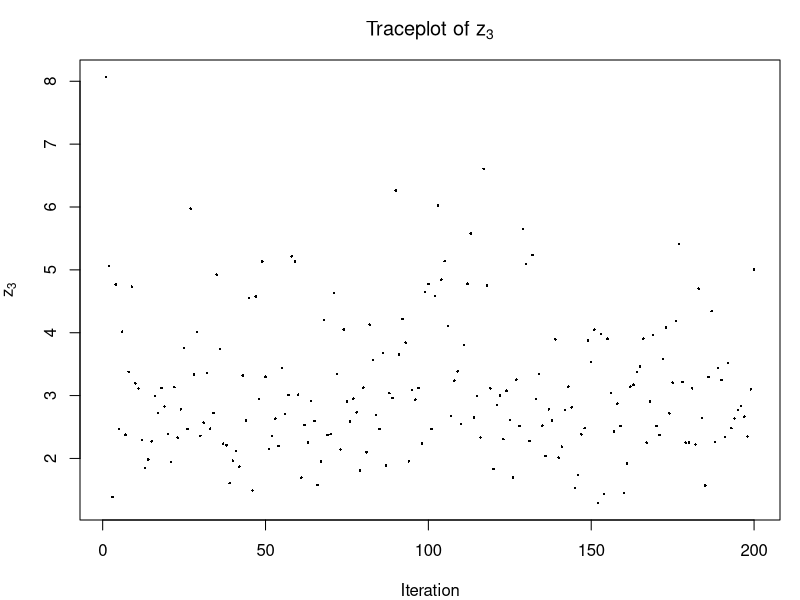
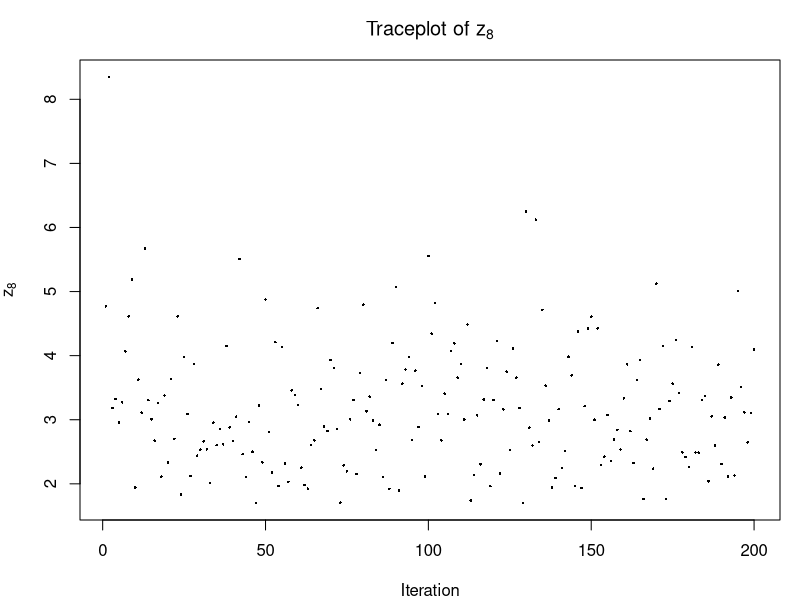
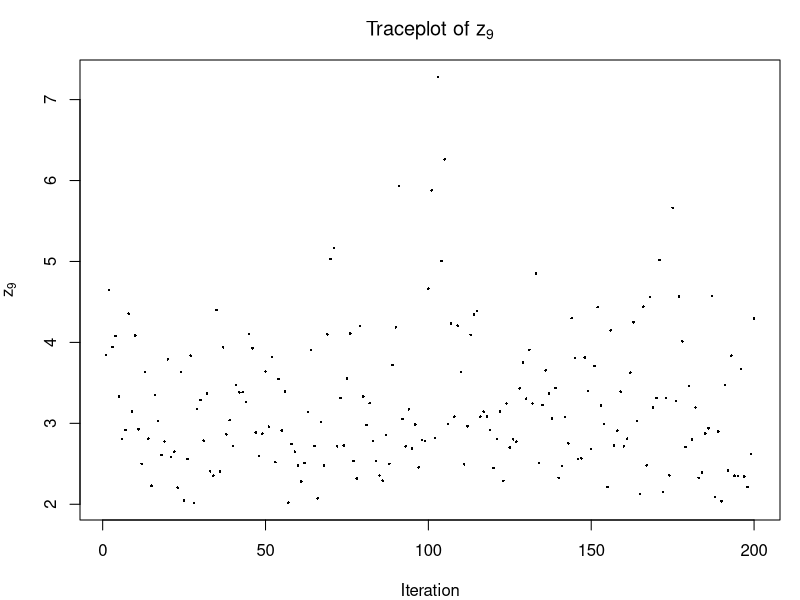
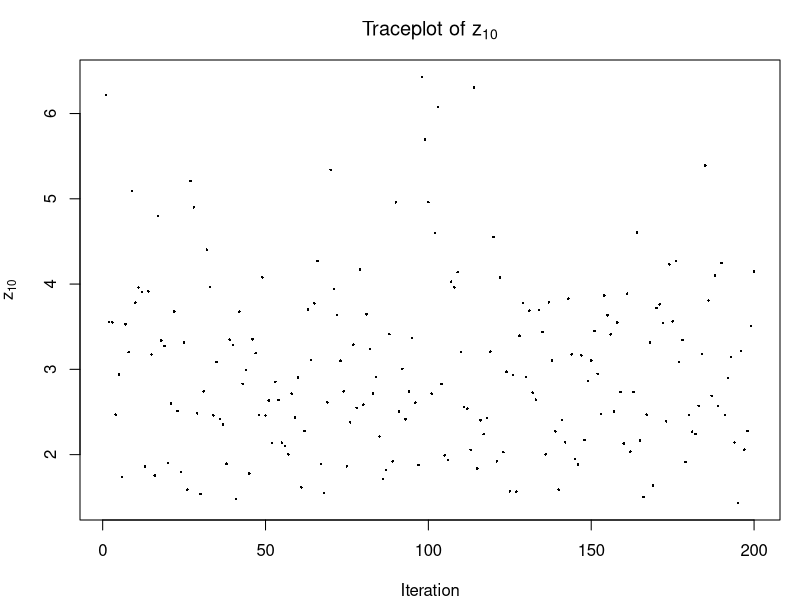
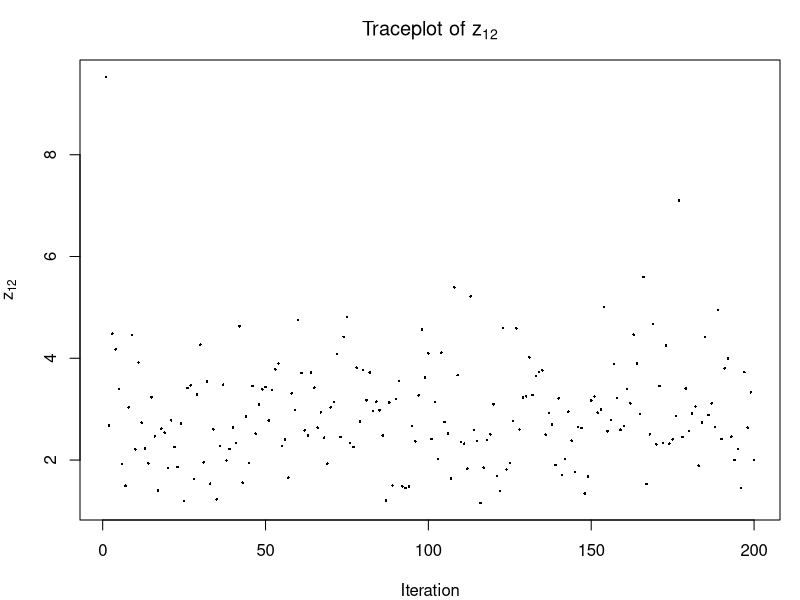
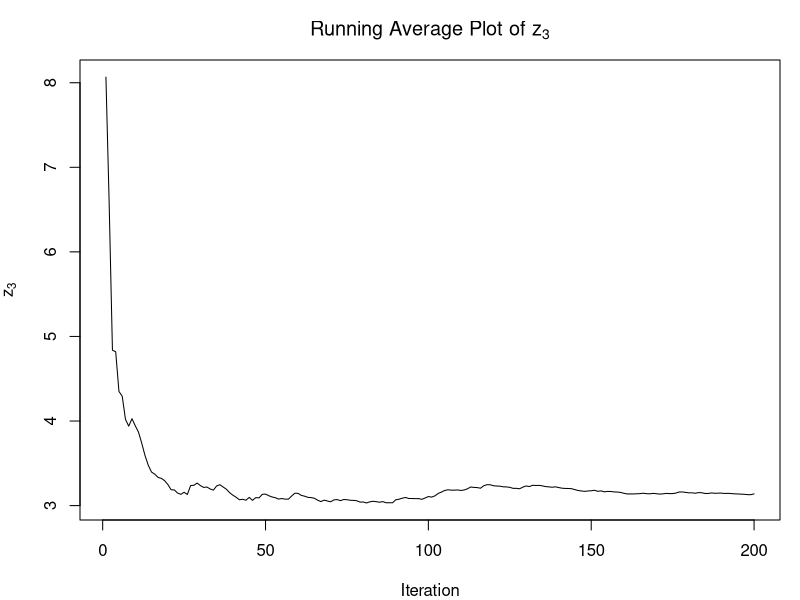
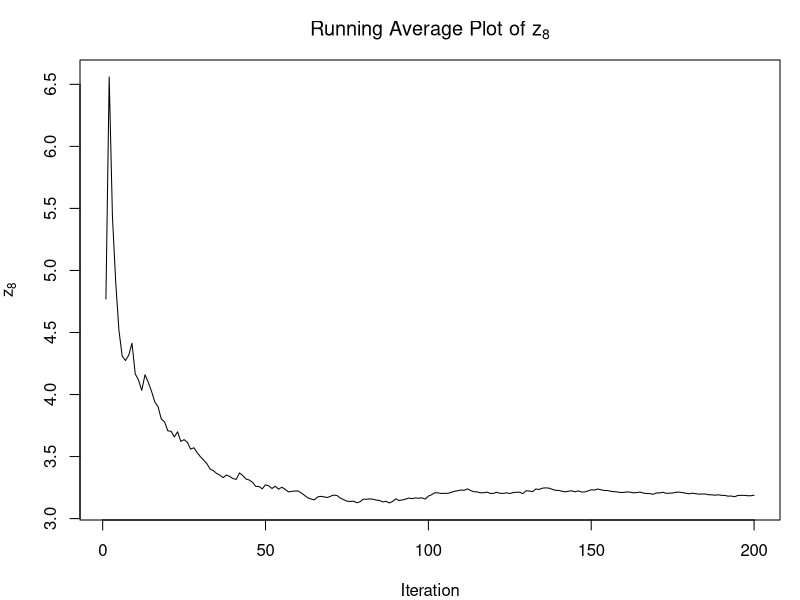
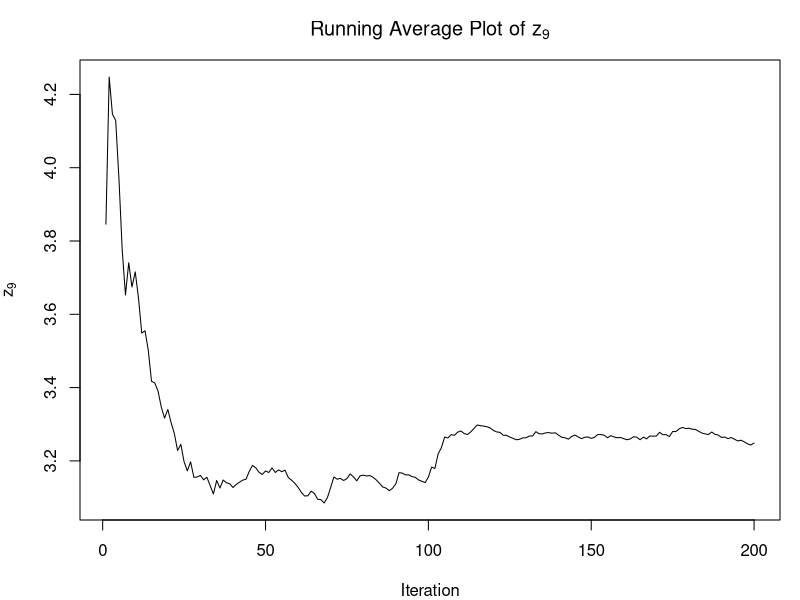

Here is the R script that generated these plots, in order:
## ---- chunk 1
## I used code from class

knitr::opts_chunk$set(cache=TRUE)

# Samples from a truncated gamma with
# truncation (t, infty), shape a, and rate b
# Input: t,a,b
# Output: truncated Gamma(a,b)
sampleTrunGamma <- function(t, a, b){
  p0 <- pgamma(t, shape = a, rate = b)
  # Use the modification of the inverse CD method
  x <- runif(1, min = p0, max = 1)
  y <- qgamma(x, shape = a, rate = b)
  return(y)
}

## ---- chunk 2
# Gibbs sampler
# z is the fully observe data
# c is censored data
# n.iter is number of iterations
# init.theta and init.miss are initial values for sampler
# r,a, and b are fixed parameters
# burnin is number of iterations to use as burnin
sampleGibbs <- 
  function(z, c, n.iter, init.theta, init.miss, r, a, b, burnin = 1){
  z.sum <- sum(z); m <- length(c); n <- length(z) + m
  miss.vals <- init.miss 
  res <- matrix(NA, nrow = n.iter, ncol = 1 + m)
  for (i in 1:n.iter){
    var.sum <- z.sum + sum(miss.vals)
    theta <- rgamma(1, shape = a + n*r, rate = b + var.sum)
    miss.vals <- sapply(c, function(x) {sampleTrunGamma(x, r, theta)})
    res[i,] <- c(theta, miss.vals)
  } 
  return(res[burnin:n.iter,])
} 
## ---- chunk 3
set.seed(5983)
# set parameter values and enter data
r <- 10
a <- 1
b <- 1
z <- c(3.4,2.9,1.4,3.2,1.8,4.6,2.8)
c <- c(1.2,1.7,2.0,1.4,0.6)
n.iter <- 200 # changed this to 200 iters ot match Part A
init.theta <- 1
init.missing <- 
  rgamma(length(c), shape = r, rate = init.theta)
## ---- chunk 4
# run the Gibbs sampler
res <- sampleGibbs(z, c, n.iter, init.theta, init.missing, 
                   r, a, b) 
## ---- chunk 5
# traceplot for censored values
par(mfrow = c(1, 1), mar = c(4, 4, 3, 1))
missing.index <- c(3,8,9,10,12)
for (ind in missing.index){
  x.lab <- bquote(z[.(ind)])
  plot(1:n.iter, res[,which(missing.index == ind) + 1], pch = 16, cex = .35,
       xlab = "Iteration", ylab = x.lab,
       main = bquote(paste("Traceplot of ", .(x.lab))))
}
# running avg plot for censored values
# get running averages
run.avg <- apply(res, 2, cumsum)/(1:n.iter)
par(mfrow = c(1, 1), mar = c(4, 4, 3, 1))  
missing.index <- c(3,8,9,10,12)
for (ind in missing.index){
  x.lab <- bquote(z[.(ind)])
  plot(1:n.iter, run.avg[,which(missing.index == ind) + 1], type = "l",
       xlab = "Iteration", ylab = x.lab,
       main = bquote(paste("Running Average Plot of ", .(x.lab)))) 
}  
## ---- chunk 6
n.iter.new<-10000
# run the Gibbs sampler
res.new <- sampleGibbs(z, c, n.iter.new, init.theta, init.missing, 
                   r, a, b) 
# traceplot for censored values
par(mfrow = c(1, 1), mar = c(4, 4, 3, 1))
missing.index <- c(3,8,9,10,12)
for (ind in missing.index){
  x.lab <- bquote(z[.(ind)])
  plot(1:n.iter.new, res.new[,which(missing.index == ind) + 1], pch = 16, cex = .35,
       xlab = "Iteration", ylab = x.lab,
       main = bquote(paste("Traceplot of ", .(x.lab))))
}
# traceplot for theta 
plot(1:n.iter.new, res.new[,1], pch = 16, cex = .35,
     xlab = "Iteration", ylab = expression(theta),
     main = expression(paste("Traceplot of ", theta)))
# running avg plot for censored values
# get running averages
run.avg <- apply(res.new, 2, cumsum)/(1:n.iter.new)
par(mfrow = c(1, 1), mar = c(4, 4, 3, 1))   
missing.index <- c(3,8,9,10,12)
for (ind in missing.index){
  x.lab <- bquote(z[.(ind)])
  plot(1:n.iter.new, run.avg[,which(missing.index == ind) + 1], type = "l",
       xlab = "Iteration", ylab = x.lab,
       main = bquote(paste("Running Average Plot of ", .(x.lab)))) 
}  
# running avg plot for theta
plot(1:n.iter.new, run.avg[,1], type = "l",
     xlab = "Iteration", ylab = expression(theta),
     main = expression(paste("Running Average Plot of ", theta)))


## ---- chunk 7
# estimated density plot of theta
plot(density(res.new[,1]), xlab = expression(theta), 
     main = expression(paste("Density of ", theta)))
abline(v = mean(res.new[,1]), col = "red")
quantile(res.new[,1], c(0.025, 0.975))
abline(v = 2.60, col = "blue") 
abline(v = 4.08, col = "blue")

# estimate density plot of censored values
## modified class code
### used ChatGPT to debug error

par(mfrow = c(1, 1), mar = c(4, 4, 3, 1))
missing.index <- c(3, 8, 9, 10, 12)

for (ind in missing.index) {
  x.lab <- bquote(z[.(ind)])
  draws <- res.new[, which(missing.index == ind) + 1]

  plot(density(draws),
       xlab = x.lab, ylab = "Density",
       main = bquote(paste("Density of ", .(x.lab))))

  # posterior mean
  abline(v = mean(draws), col = "red")

  # equal-tailed 95% credible interval
  ci <- quantile(draws, c(0.025, 0.975))
  abline(v = ci, col = "blue", lty = 2)

  print(ci)
}

par(mfrow = c(1, 1)) 
## ---- chunk 8
# set new parameter values and enter data
b.new <- 100

init.theta <- 1
init.missing <- 
  rgamma(length(c), shape = r, rate = init.theta)
# run the Gibbs sampler
res.d <- sampleGibbs(z, c, n.iter.new, init.theta, init.missing, 
                   r, a, b.new) 

# estimated density plot of theta
plot(density(res.d[,1]), xlab = expression(theta), 
     main = expression(paste("Density of ", theta)))
abline(v = mean(res.d[,1]), col = "red")
quantile(res.d[,1], c(0.025, 0.975))
abline(v = 6.30, col = "blue") 
abline(v = 8.36, col = "blue")

# estimate density plot of censored values
## modified class code
### used ChatGPT to debug error

par(mfrow = c(1, 1), mar = c(4, 4, 3, 1))
missing.index <- c(3, 8, 9, 10, 12)

for (ind in missing.index) {
  x.lab <- bquote(z[.(ind)])
  draws <- res.d[, which(missing.index == ind) + 1]

  plot(density(draws),
       xlab = x.lab, ylab = "Density",
       main = bquote(paste("Density of ", .(x.lab))))

  # posterior mean
  abline(v = mean(draws), col = "red")

  # equal-tailed 95% credible interval
  ci <- quantile(draws, c(0.025, 0.975))
  abline(v = ci, col = "blue", lty = 2)

  print(ci)
}

par(mfrow = c(1, 1), mar = c(4, 4, 3, 1))

# set new parameter values and enter data
a.new <- 100

init.theta <- 1
init.missing <- 
  rgamma(length(c), shape = r, rate = init.theta)
# run the Gibbs sampler
res.d <- sampleGibbs(z, c, n.iter.new, init.theta, init.missing, 
                   r, a.new, b) 

# estimated density plot of theta
plot(density(res.d[,1]), xlab = expression(theta), 
     main = expression(paste("Density of ", theta)))
abline(v = mean(res.d[,1]), col = "red")
quantile(res.d[,1], c(0.025, 0.975))
abline(v = 6.30, col = "blue") 
abline(v = 8.36, col = "blue")

# estimate density plot of censored values
## modified class code
### used ChatGPT to debug error

par(mfrow = c(1, 1), mar = c(4, 4, 3, 1))
missing.index <- c(3, 8, 9, 10, 12)

for (ind in missing.index) {
  x.lab <- bquote(z[.(ind)])
  draws <- res.d[, which(missing.index == ind) + 1]

  plot(density(draws),
       xlab = x.lab, ylab = "Density",
       main = bquote(paste("Density of ", .(x.lab))))

  # posterior mean
  abline(v = mean(draws), col = "red")

  # equal-tailed 95% credible interval
  ci <- quantile(draws, c(0.025, 0.975))
  abline(v = ci, col = "blue", lty = 2)

  print(ci)
}

par(mfrow = c(1, 1)) 
